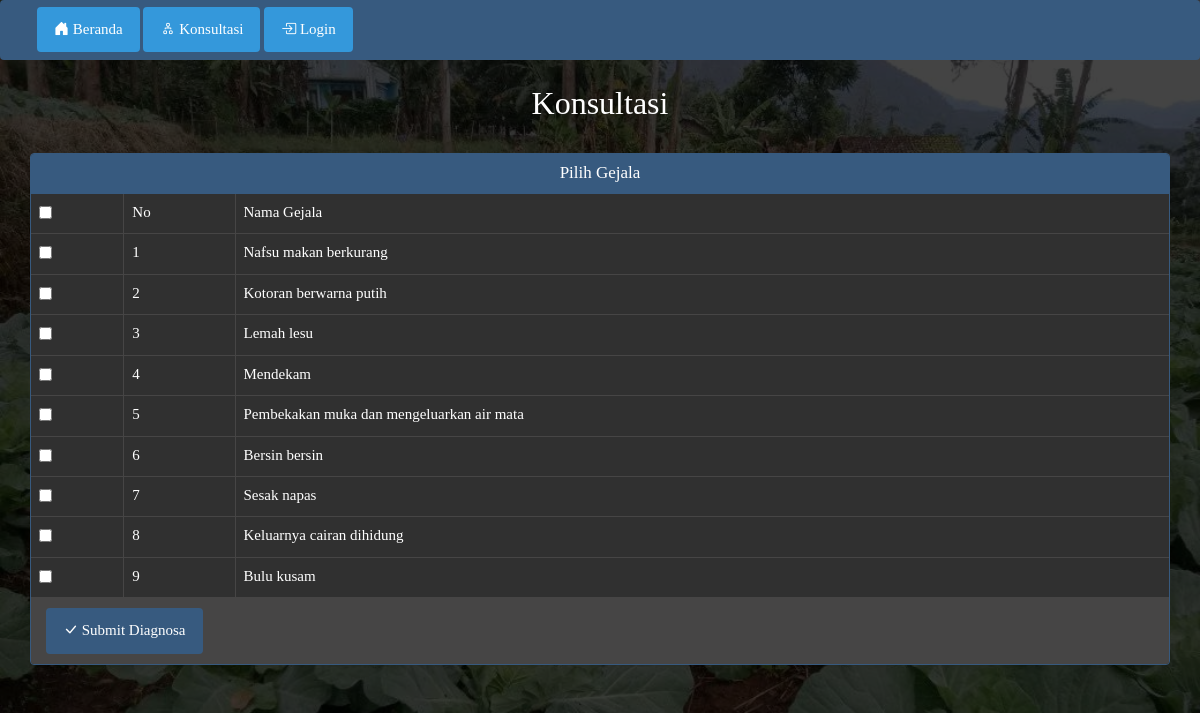
The page /?m=konsultasi on the database its author committed.
### tables this page shows
CREATE TABLE `bayes_gejala` (
  `kode_gejala` varchar(16) NOT NULL,
  `nama_gejala` varchar(64) NOT NULL DEFAULT ''
);

### config.php (called while the page is built)
<?php
$config["server"] = 'localhost';
$config["username"] = 'root';
$config["password"] = '';
$config["database_name"] = 'diagnosa';

### includes/ez_sql_core.php (called while the page is built, shortened)
<?php
	class ezSQLcore
	{
		var $timers           = array();
		function get_host_port( $host, $default = false )
		{
			$port = $default;
			return array( $host, $port );
		}
		function flush()
		{
			$this->last_result = array();
		}
		function get_results($query=null, $output = OBJECT)
		{
			if ( $query )
			{
				$this->query($query);
			}
			if ( $output == OBJECT )
			{
				return $this->last_result;
			}
		}
		function timer_get_cur()
		{
			list($usec, $sec) = explode(" ",microtime());
			return ((float)$usec + (float)$sec);
		}
		function timer_start($timer_name)
		{
			$this->timers[$timer_name] = $this->timer_get_cur();
		}
		function timer_elapsed($timer_name)
		{
			return round($this->timer_get_cur() - $this->timers[$timer_name],2);
		}
	}

### functions.php (called while the page is built, shortened)
<?php
include 'config.php';
include 'includes/ez_sql_core.php';
include 'includes/ez_sql_mysqli.php';
$db = new ezSQL_mysqli($config["username"], $config["password"], $config["database_name"], $config["server"]);

### includes/ez_sql_mysqli.php (called while the page is built, shortened)
<?php
	$ezsql_mysqli_str = array
	(
		1 => 'Require $dbuser and $dbpassword to connect to a database server',
		2 => 'Error establishing mySQLi database connection. Correct user/password? Correct hostname? Database server running?',
		3 => 'Require $dbname to select a database',
		4 => 'mySQLi database connection is not active',
		5 => 'Unexpected error while trying to select database'
	);
	class ezSQL_mysqli extends ezSQLcore
	{
		function ezSQL_mysqli($dbuser='', $dbpassword='', $dbname='', $dbhost='localhost', $encoding='')
		{
			$this->dbuser = $dbuser;
			$this->dbpassword = $dbpassword;
			$this->dbname = $dbname;
			$this->encoding = $encoding;
		}
		function connect($dbuser='', $dbpassword='', $dbhost='localhost', $dbport=false)
		{
			global $ezsql_mysqli_str; $return_val = false;
			if ( ! $dbuser )
			{
				$this->register_error($ezsql_mysqli_str[1].' in '.__FILE__.' on line '.__LINE__);
				$this->show_errors ? trigger_error($ezsql_mysqli_str[1],E_USER_WARNING) : null;
			}
			else
			{
				$this->dbh = new mysqli($dbhost,$dbuser,$dbpassword, '', $dbport);
				if( $this->dbh->connect_errno )
				{
					$this->register_error($ezsql_mysqli_str[2].' in '.__FILE__.' on line '.__LINE__);
					$this->show_errors ? trigger_error($ezsql_mysqli_str[2],E_USER_WARNING) : null;
				}
				else
				{
					$return_val = true;
				}
			}
			return $return_val;
		}
		function select($dbname='', $encoding='')
		{
			global $ezsql_mysqli_str; $return_val = false;
			if ( ! $dbname )
			{
				$this->register_error($ezsql_mysqli_str[3].' in '.__FILE__.' on line '.__LINE__);
				$this->show_errors ? trigger_error($ezsql_mysqli_str[3],E_USER_WARNING) : null;
			}
			else if ( ! $this->dbh )
			{
				$this->register_error($ezsql_mysqli_str[4].' in '.__FILE__.' on line '.__LINE__);
				$this->show_errors ? trigger_error($ezsql_mysqli_str[4],E_USER_WARNING) : null;
			}
			else if ( !@$this->dbh->select_db($dbname) )
			{
				if ( !$str = @$this->dbh->error)
					  $str = $ezsql_mysqli_str[5];
				$this->register_error($str.' in '.__FILE__.' on line '.__LINE__);
				$this->show_errors ? trigger_error($str,E_USER_WARNING) : null;
			}
			else
			{
				$return_val = true;
			}
			return $return_val;
		}
		function query($query)
		{
			$return_val = 0;
			$query = trim($query);
			$this->result = @$this->dbh->query($query);
			if ( preg_match("/^(insert|delete|update|replace|truncate|drop|create|alter|begin|commit|rollback|set|lock|unlock|call)/i",$query) )
			{
				$is_insert = true;
				$this->rows_affected = @$this->dbh->affected_rows;
				if ( preg_match("/^(insert|replace)\s+/i",$query) )
				{
					$this->insert_id = @$this->dbh->insert_id;
				}
				$return_val = $this->rows_affected;
			}
			else
			{
				$is_insert = false;
				$i=0;
				$num_rows=0;
				while ( $row = @$this->result->fetch_object() )
				{
					$num_rows++;
				}
				$this->num_rows = $num_rows;
				$return_val = $this->num_rows;
			}
			return $return_val;
		}
	}

### konsultasi.php (the view, shortened to what this page needs)
<div class="page-header">
<br><br><br><br>
    <h1 align="center">Konsultasi</h1>
</div>
<?php
$success = false;
if (!$success): ?>
    <form action="?m=konsultasi" method="post">
        <div class="panel panel-primary">
            <div class="panel-heading">
                <h3 align="center" class="panel-title">Pilih Gejala</h3>
            </div>
            <div class="table-responsive">
                <table class="table table-bordered table-hover table-info">
                    <thead>
                        <tr>
                            <td><input type="checkbox" id="checkAll"></td>
                            <td>No</td>
                            <td>Nama Gejala</td>
                        </tr>
                    </thead>
                    <?php
                    $rows = $db->get_results("SELECT * FROM bayes_gejala ORDER BY kode_gejala");
                    $no = 0;
                    foreach ($rows as $row): ?>
                        <tr>
                            <td><input type="checkbox" name="selected[]" value="<?= $row->kode_gejala ?>" /></td>
                            <td>
                                <?= ++$no ?>
                            </td>
                            <td><?= $row->nama_gejala ?></td>
                        </tr>
                    <?php endforeach; ?>
                </table>
            </div>
            <div class="panel-footer">
                <button class="btn btn-primary" name="submit"><i class="bi bi-check-lg"></i>
                    Submit Diagnosa</button>
            </div>
        </div>
    </form>
<?php endif ?>

### css/general.css (style rules this page uses)
html { position: relative; min-height: 100%; }
body { margin-bottom: 70px; }
.page-header { margin-top: 0; padding-bottom: 0; }
.page-header h1 { margin-top: 0; }

### css/bg.css (style rules this page uses)
* { margin: 0; padding: 0; font-family: 'Times New Roman', Times, serif; box-sizing: border-box; }
h1 { font-size: xx-large; font-family: 'Times New Roman', Times, serif; }
.panel-title { font-family: 'Times New Roman', Times, serif; }

### index.php (style rules this page uses)
body { width: 100%; height: 100vh; background-image: url(bg1.jpeg); background-position: center; background-size: cover; background-blend-mode: overlay; }

### rows shown on the page
bayes_gejala: nama_gejala "Nafsu makan berkurang"
bayes_gejala: nama_gejala "Kotoran berwarna putih"
bayes_gejala: nama_gejala "Lemah lesu"
bayes_gejala: nama_gejala "Mendekam"
bayes_gejala: nama_gejala "Pembekakan muka dan mengeluarkan air mata"
bayes_gejala: nama_gejala "Bersin bersin"
bayes_gejala: nama_gejala "Sesak napas"
bayes_gejala: nama_gejala "Keluarnya cairan dihidung"
bayes_gejala: nama_gejala "Bulu kusam"
